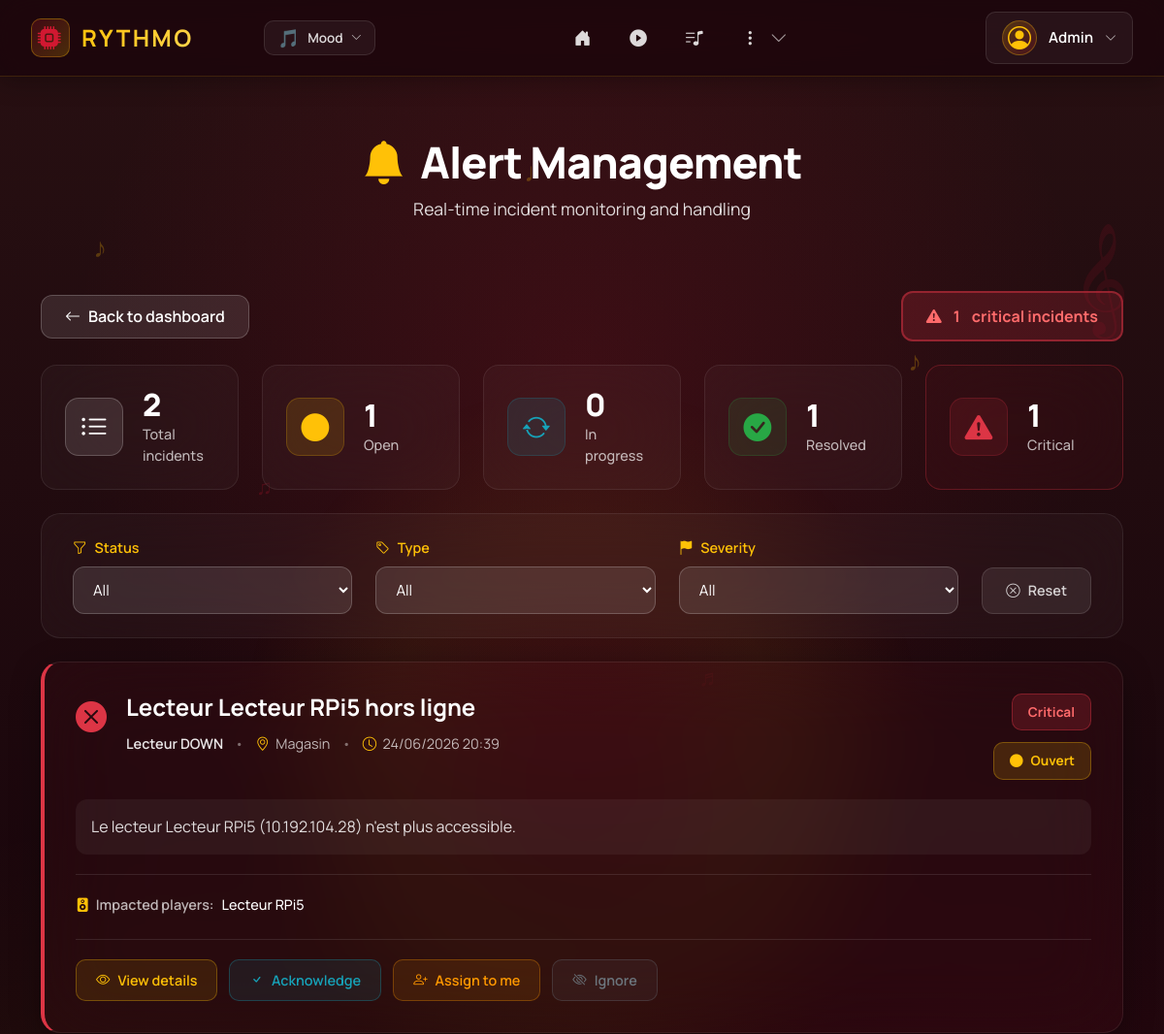
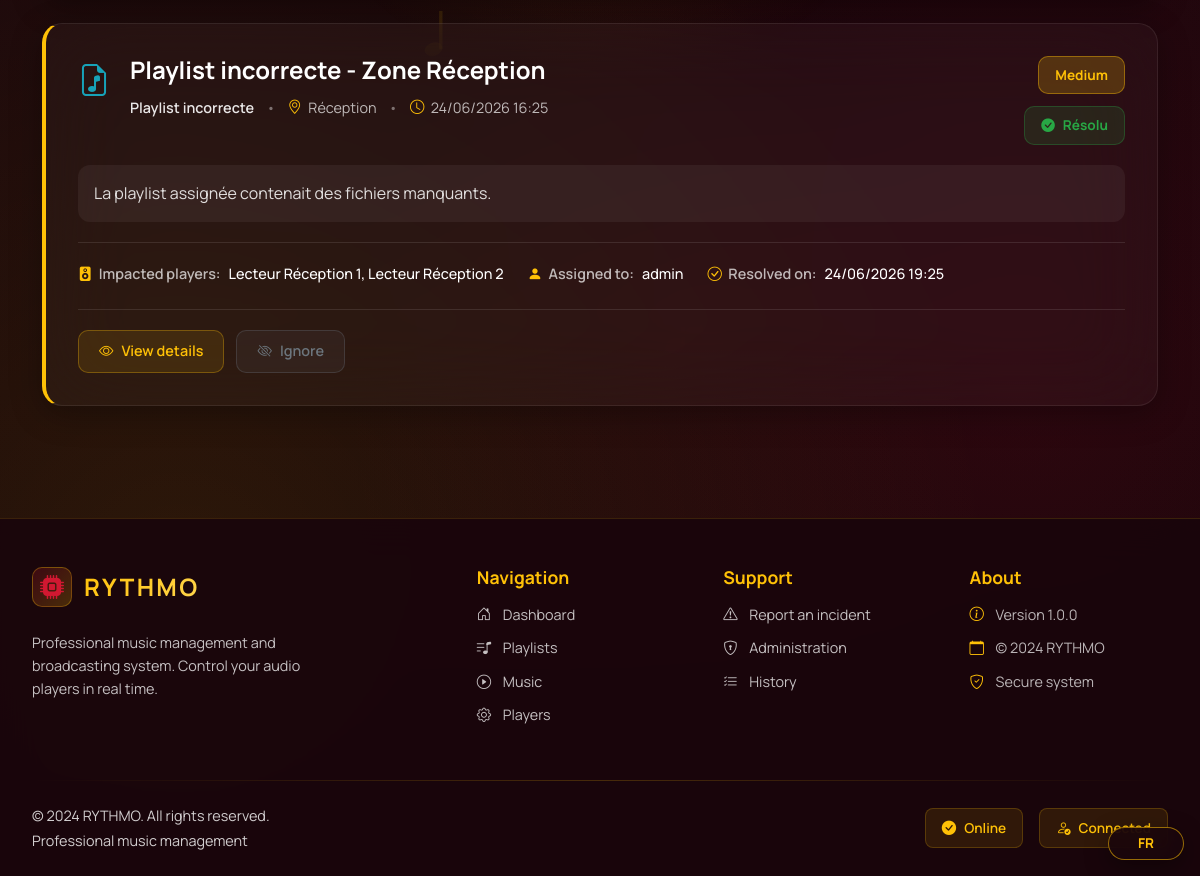
Page /alertes/ (signed in) on the committed database (2 pictures, top to bottom).
### tables this page shows
CREATE TABLE utilisateur(
   id_utilisateur INTEGER PRIMARY KEY,
   nom_utilisateur VARCHAR(50) UNIQUE NOT NULL,
   motdepasse VARCHAR(50) NOT NULL,
   prenom VARCHAR(50) NOT NULL,
   nom VARCHAR(50) NOT NULL,
   email VARCHAR(100) UNIQUE NOT NULL,
   nom_role VARCHAR(50) NOT NULL,
   FOREIGN KEY(nom_role) REFERENCES role(nom_role)
);

CREATE TABLE lecteur(
   id_lecteur INTEGER PRIMARY KEY,
   nom_lecteur VARCHAR(50) UNIQUE NOT NULL,
   adresseIP VARCHAR(50) UNIQUE NOT NULL,
   etat_lecteur VARCHAR(50) NOT NULL,
   emplacement VARCHAR(50) NOT NULL,
   derniere_synchro DATE NOT NULL,
   adresse_lecteur VARCHAR(50) NOT NULL,
   alerte INTEGER NOT NULL,
   id_organisation INTEGER NOT NULL,
   FOREIGN KEY(id_organisation) REFERENCES organisation(id_organisation)
);

### app/controllers/AlertesController.py (the view)
@alertes_bp.route("/", methods=['GET'])
@reqlogged
@require_permission("manage_alertes")
def alertes():
    role = session.get("role", "utilisateur")
    username = session.get("username", "user")
    all_incidents = get_incidents()
    filtre_etat = request.args.get('etat', 'tous')
    if filtre_etat != 'tous':
        all_incidents = [inc for inc in all_incidents if inc['etat'] == filtre_etat]
    filtre_type = request.args.get('type', 'tous')
    if filtre_type != 'tous':
        all_incidents = [inc for inc in all_incidents if inc['type'] == filtre_type]
    filtre_gravite = request.args.get('gravite', 'tous')
    if filtre_gravite != 'tous':
        all_incidents = [inc for inc in all_incidents if inc['gravite'] == filtre_gravite]
    all_incidents.sort(key=lambda x: (
        GRAVITES[x['gravite']]['ordre'],
        x['debut']
    ), reverse=True)
    stats = {
        'total': len(get_incidents()),
        'ouverts': len([i for i in get_incidents() if i['etat'] == 'ouvert']),
        'en_cours': len([i for i in get_incidents() if i['etat'] == 'en_cours']),
        'resolus': len([i for i in get_incidents() if i['etat'] == 'resolu']),
        'critiques': len([i for i in get_incidents() if i['gravite'] == 'critique' and i['etat'] != 'resolu'])
    }
    metadata = {"title": "Gestion des Alertes", "pagename": "alertes"}
    return render_template(
        "alertes.html",
        metadata=metadata,
        incidents=all_incidents,
        incident_types=INCIDENT_TYPES,
        gravites=GRAVITES,
        stats=stats,
        role=role,
        username=username
    )

### app/templates/alertes.html (shortened to what this page needs)
{% extends 'layout.html' %}
{% block content %}
<div class="alertes-hero">
  <div class="container">
    <h1><i class="bi bi-bell-fill"></i> Gestion des Alertes</h1>
    <p>Supervision et traitement des incidents en temps réel</p>
  </div>
</div>
<div class="container mt-4 pb-5">
  <div class="alertes-actions mb-4">
    <a href="{{ url_for('index') }}" class="btn btn-rythmo-back">
      <i class="bi bi-arrow-left"></i> Retour au tableau de bord
    </a>
    <div class="alertes-badge-critical" id="criticalBadge" style="display: none;">
      <i class="bi bi-exclamation-triangle-fill"></i>
      <span id="criticalCount">0</span> incidents critiques
    </div>
  </div>
  <div class="alertes-stats mb-4">
    <div class="stat-card-alerte">
      <div class="stat-icon-alerte stat-icon-total">
        <i class="bi bi-list-ul"></i>
      </div>
      <div class="stat-content">
        <div class="stat-value">{{ stats.total }}</div>
        <div class="stat-label">Total incidents</div>
      </div>
    </div>
    <div class="stat-card-alerte">
      <div class="stat-icon-alerte stat-icon-open">
        <i class="bi bi-circle-fill"></i>
      </div>
      <div class="stat-content">
        <div class="stat-value">{{ stats.ouverts }}</div>
        <div class="stat-label">Ouverts</div>
      </div>
    </div>
    <div class="stat-card-alerte">
      <div class="stat-icon-alerte stat-icon-progress">
        <i class="bi bi-arrow-repeat"></i>
      </div>
      <div class="stat-content">
        <div class="stat-value">{{ stats.en_cours }}</div>
        <div class="stat-label">En cours</div>
      </div>
    </div>
    <div class="stat-card-alerte">
      <div class="stat-icon-alerte stat-icon-resolved">
        <i class="bi bi-check-circle-fill"></i>
      </div>
      <div class="stat-content">
        <div class="stat-value">{{ stats.resolus }}</div>
        <div class="stat-label">Résolus</div>
      </div>
    </div>
    <div class="stat-card-alerte stat-card-critical">
      <div class="stat-icon-alerte stat-icon-critical">
        <i class="bi bi-exclamation-triangle-fill"></i>
      </div>
      <div class="stat-content">
        <div class="stat-value">{{ stats.critiques }}</div>
        <div class="stat-label">Critiques</div>
      </div>
    </div>
  </div>
  <div class="alertes-filters mb-4">
    <div class="filter-group">
      <label class="filter-label">
        <i class="bi bi-funnel"></i> État
      </label>
      <select class="filter-select" id="filterEtat">
        <option value="tous" {% if request.args.get('etat') == 'tous' or not request.args.get('etat') %}selected{% endif %}>Tous</option>
      </select>
    </div>
    <div class="filter-group">
      <label class="filter-label">
        <i class="bi bi-tag"></i> Type
      </label>
      <select class="filter-select" id="filterType">
        <option value="tous" {% if request.args.get('type') == 'tous' or not request.args.get('type') %}selected{% endif %}>Tous</option>
      </select>
    </div>
    <div class="filter-group">
      <label class="filter-label">
        <i class="bi bi-flag-fill"></i> Gravité
      </label>
      <select class="filter-select" id="filterGravite">
        <option value="tous" {% if request.args.get('gravite') == 'tous' or not request.args.get('gravite') %}selected{% endif %}>Toutes</option>
      </select>
    </div>
    <button class="btn-filter-reset" onclick="resetFilters()">
      <i class="bi bi-x-circle"></i> Réinitialiser
    </button>
  </div>
  <div class="incidents-list">
    {% if incidents %}
      {% for incident in incidents %}
        <div class="incident-card incident-{{ incident.etat }} incident-gravite-{{ incident.gravite }}"
             data-etat="{{ incident.etat }}"
             data-type="{{ incident.type }}"
             data-gravite="{{ incident.gravite }}">
          <div class="incident-header">
            <div class="incident-header-left">
              <div class="incident-type-icon" style="color: {{ incident_types[incident.type].couleur }}">
                <i class="bi {{ incident_types[incident.type].icone }}"></i>
              </div>
              <div class="incident-main-info">
                <h3 class="incident-titre">{{ incident.titre }}</h3>
                <div class="incident-meta">
                  <span class="incident-type">{{ incident_types[incident.type].nom }}</span>
                  <span class="meta-separator">•</span>
                  <span class="incident-zone">
                    <i class="bi bi-geo-alt"></i> {{ incident.zone_impactee }}
                  </span>
                  <span class="meta-separator">•</span>
                  <span class="incident-date">
                    <i class="bi bi-clock"></i> {{ incident.debut.strftime('%d/%m/%Y %H:%M') if incident.debut else 'N/A' }}
                  </span>
                </div>
              </div>
            </div>
            <div class="incident-header-right">
              <div class="incident-gravite-badge gravite-{{ incident.gravite }}">
                {{ gravites[incident.gravite].nom }}
              </div>
              <div class="incident-etat-badge etat-{{ incident.etat }}">
                {% if incident.etat == 'ouvert' %}
                  <i class="bi bi-circle-fill"></i> Ouvert
                {% elif incident.etat == 'en_cours' %}
                  <i class="bi bi-arrow-repeat"></i> En cours
                {% elif incident.etat == 'resolu' %}
                  <i class="bi bi-check-circle-fill"></i> Résolu
                {% elif incident.etat == 'ignore' %}
                  <i class="bi bi-eye-slash-fill"></i> Ignoré
                {% endif %}
              </div>
            </div>
          </div>
          <div class="incident-description">
            {{ incident.description }}
          </div>
          <div class="incident-details">
            <div class="detail-item">
              <span class="detail-label"><i class="bi bi-speaker-fill"></i> Lecteurs impactés :</span>
              <span class="detail-value">{{ incident.lecteurs_impactes|join(', ') }}</span>
            </div>
            {% if incident.assigne_a %}
            <div class="detail-item">
              <span class="detail-label"><i class="bi bi-person-fill"></i> Assigné à :</span>
              <span class="detail-value">{{ incident.assigne_a }}</span>
            </div>
            {% endif %}
            {% if incident.resolu_le %}
            <div class="detail-item">
              <span class="detail-label"><i class="bi bi-check-circle"></i> Résolu le :</span>
              <span class="detail-value">{{ incident.resolu_le.strftime('%d/%m/%Y %H:%M') }}</span>
            </div>
            {% endif %}
          </div>
          <div class="incident-actions">
            <a href="{{ url_for('alertes.alerte_detail', incident_id=incident.id) }}"
               class="btn-incident-action btn-view">
              <i class="bi bi-eye"></i> Voir détails
            </a>
            {% if incident.etat == 'ouvert' %}
              <button class="btn-incident-action btn-acknowledge"
                      data-incident-id="{{ incident.id }}"
                      data-action="reconnaitre">
                <i class="bi bi-check"></i> Reconnaître
              </button>
              <button class="btn-incident-action btn-assign"
                      data-incident-id="{{ incident.id }}"
                      data-action="assigner">
                <i class="bi bi-person-plus"></i> S'assigner
              </button>
            {% elif incident.etat == 'en_cours' %}
              <button class="btn-incident-action btn-resolve"
                      data-incident-id="{{ incident.id }}"
                      data-action="resoudre">
                <i class="bi bi-check-circle"></i> Résoudre
              </button>
            {% endif %}
            {% if incident.etat != 'ignore' %}
              <button class="btn-incident-action btn-ignore"
                      data-incident-id="{{ incident.id }}"
                      data-action="ignorer">
                <i class="bi bi-eye-slash"></i> Ignorer
              </button>
            {% endif %}
          </div>
        </div>
      {% endfor %}
    {% endif %}
  </div>
</div>
{% endblock %}

### app/templates/includes/nav.html (shortened to what this page needs)
{% if current_user %}
<nav class="navbar-modern fixed-top navbar-expand-lg">
  <div class="navbar-container">
    <div class="navbar-brand-section">
      <a class="navbar-brand-modern" href="{{ url_for('index') }}">
        <div class="brand-icon-wrapper">
          <i class="bi bi-cpu-fill"></i>
        </div>
        <span class="brand-text">RYTHMO</span>
      </a>
      <div class="music-visualizer" id="music-bar">
      </div>
      <div class="theme-switcher d-none d-md-block">
        <button class="theme-switcher-trigger" type="button" data-bs-toggle="dropdown" aria-expanded="false" title="Changer de thème">
          <span class="theme-switcher-icon">
            {% if theme == 'joyeux' %}☀️
            {% elif theme == 'triste' %}🌧️
            {% elif theme == 'nature' %}🌿
            {% elif theme == 'romantique' %}💕
            {% else %}🎵{% endif %}
          </span>
          <span class="theme-switcher-label d-none d-lg-inline">Ambiance</span>
          <i class="bi bi-chevron-down theme-switcher-arrow"></i>
        </button>
      </div>
    </div>
    <div class="navbar-nav-section">
      <div class="collapse navbar-collapse-modern" id="navbarNav">
        <ul class="navbar-nav-modern">
          <li class="nav-item-modern">
            <a class="nav-link-modern nav-link-icon-only" href="{{ url_for('index') }}">
              <i class="bi bi-house-door-fill"></i>
            </a>
          </li>
          {% if user_can("control_music") %}
          <li class="nav-item-modern">
            <a class="nav-link-modern nav-link-icon-only" href="{{ url_for('musique.musique') }}">
              <i class="bi bi-play-circle-fill"></i>
            </a>
          </li>
          {% endif %}
          {% if user_can("view_playlists") or user_can("view_playlists_readonly") %}
          <li class="nav-item-modern">
            <a class="nav-link-modern nav-link-icon-only" href="{{ url_for('playlist.playlists') }}">
              <i class="bi bi-music-note-list"></i>
            </a>
          </li>
          {% endif %}
          {% if user_can("add_ad") or user_can("view_lecteur_status") or user_can("view_history") or user_can("manage_lecteurs") %}
          <li class="nav-item-modern nav-item-dropdown">
            <button class="nav-link-modern nav-link-icon-only nav-more-btn" type="button" data-bs-toggle="dropdown" aria-expanded="false">
              <i class="bi bi-three-dots-vertical"></i>
              <i class="bi bi-chevron-down nav-dropdown-arrow"></i>
            </button>
          </li>
          {% endif %}
        </ul>
      </div>
    </div>
    <div class="navbar-user-section">
      <div class="user-dropdown">
        <button class="user-menu-trigger" type="button" data-bs-toggle="dropdown" aria-expanded="false">
          <div class="user-avatar-nav">
            <i class="bi bi-person-circle"></i>
          </div>
          <span class="username-text d-none d-lg-inline">{{ current_user.username }}</span>
          <i class="bi bi-chevron-down dropdown-arrow"></i>
        </button>
      </div>
    </div>
  </div>
</nav>
{% endif %}

### rows in the picture
utilisateur: username "Admin", titre "Playlist incorrecte - Zone Réception", incident_types "Playlist incorrecte", zone_impactee "Réception", debut "24/06/2026 16:25", gravites "Medium", shows "Résolu", description "La playlist assignée contenait des fichiers manquants.", lecteurs_impactes "Lecteur Réception 1, Lecteur Réception 2", assigne_a "admin", resolu_le "24/06/2026 19:25"
lecteur: titre "Lecteur Lecteur RPi5 hors ligne", incident_types "Lecteur DOWN", zone_impactee "Magasin", debut "24/06/2026 20:39", gravites "Critical", shows "Ouvert", description "Le lecteur Lecteur RPi5 (10.192.104.28) n'est plus accessible.", lecteurs_impactes "Lecteur RPi5"

### other values in the picture
{{ stats.total }} "2"
{{ stats.ouverts }} "1"
{{ stats.en_cours }} "0"
{{ stats.resolus }} "1"
{{ stats.critiques }} "1"
